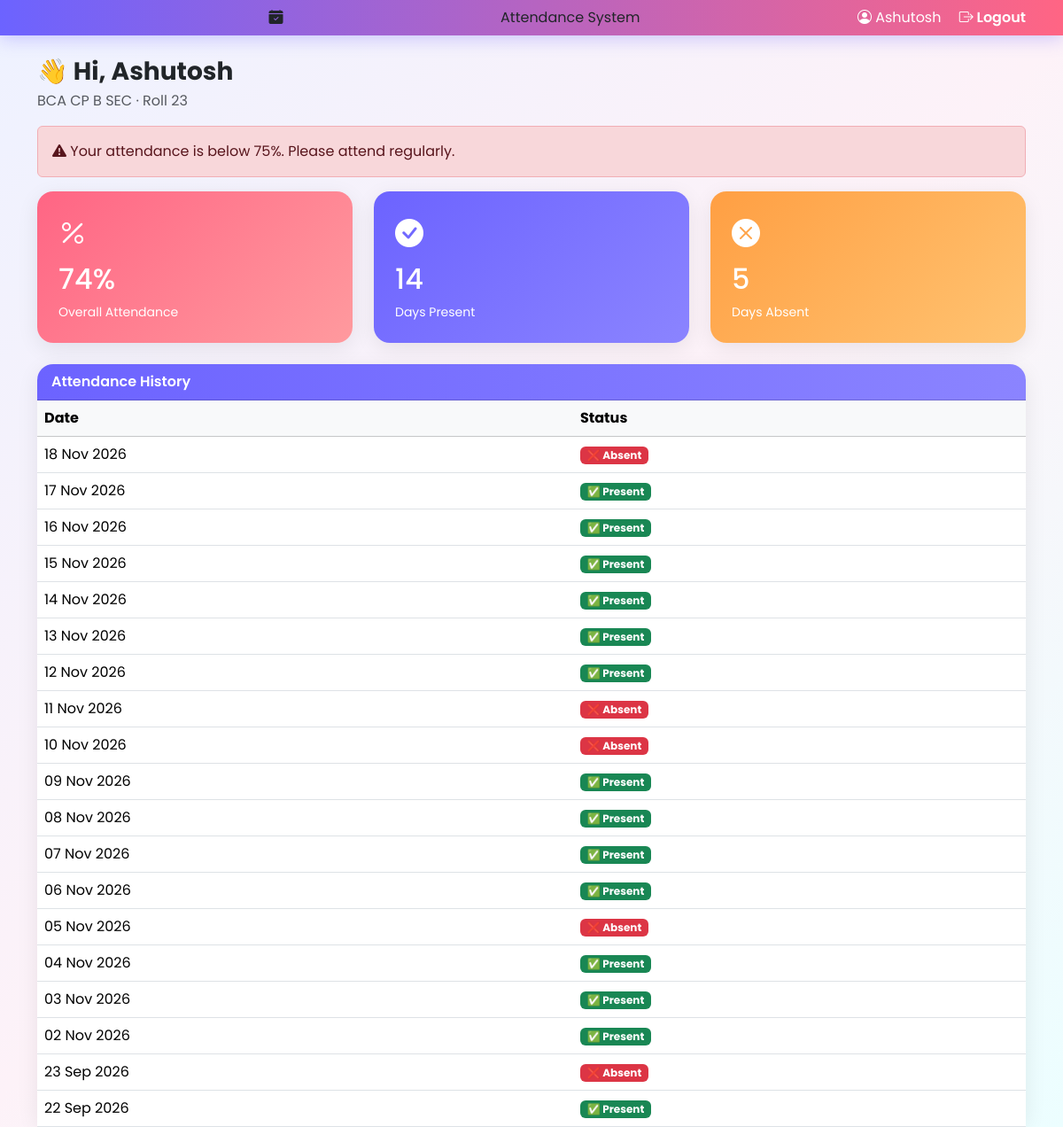
The app's page /my-attendance (signed in), older data.
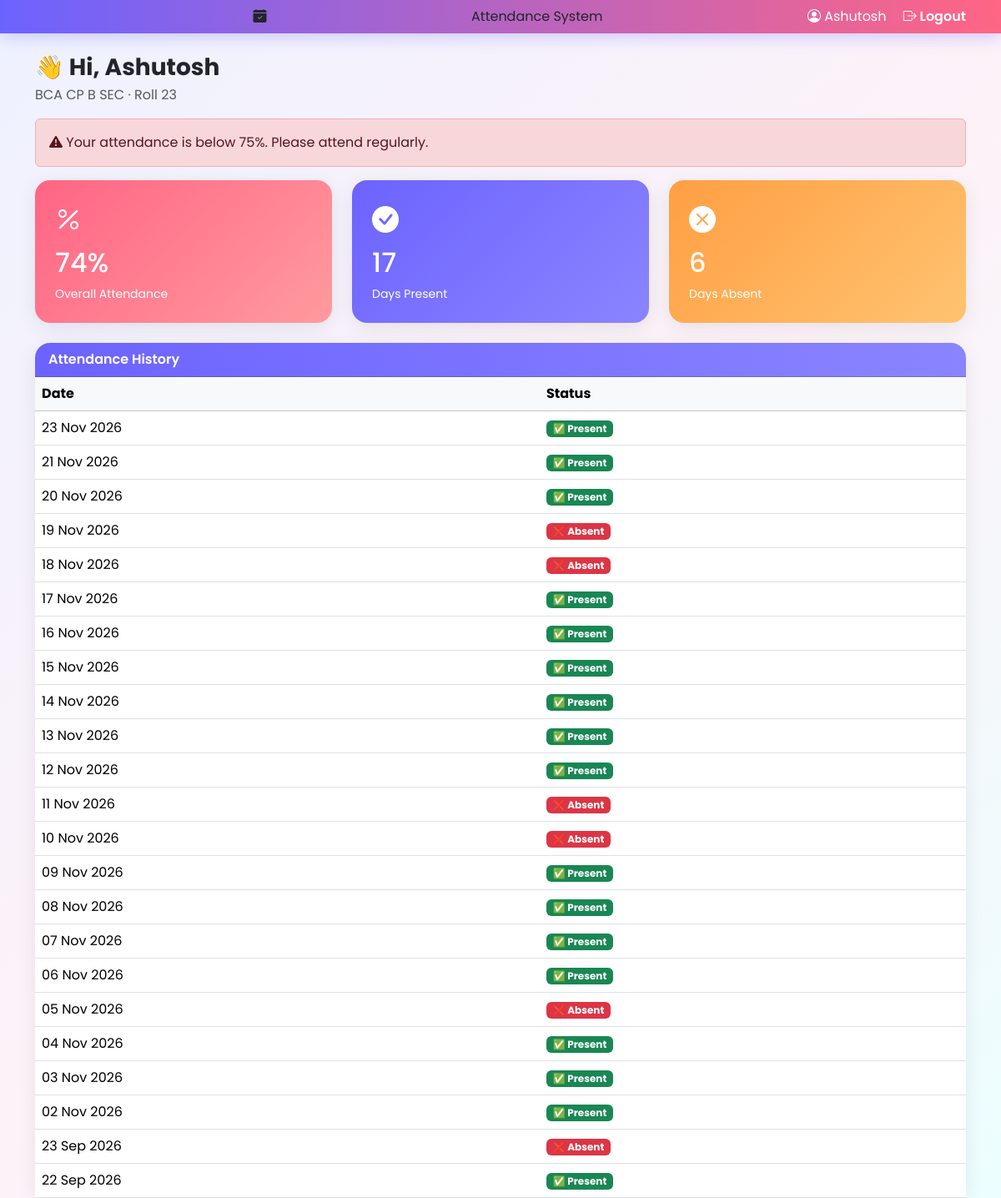
The same page, newer data.
### models/models.py (models this page shows)
class Attendance(db.Model):
    id = db.Column(db.Integer, primary_key=True)
    student_id = db.Column(db.Integer, db.ForeignKey('student.id'), nullable=False)
    class_id = db.Column(db.Integer, db.ForeignKey('student_class.id'), nullable=False)
    date = db.Column(db.Date, nullable=False, default=date.today)
    status = db.Column(db.String(10), nullable=False)  # 'present' or 'absent'

### routes/student_routes.py (the view)
@student.route('/my-attendance')
@login_required
def my_attendance():
    if current_user.role != 'student':
        return "Access denied. Students only.", 403
    record = Student.query.filter_by(user_id=current_user.id).first()
    if not record:
        return render_template('student_dashboard.html', record=None)
    class_obj = StudentClass.query.get(record.class_id)
    entries = Attendance.query.filter_by(student_id=record.id).order_by(Attendance.date.desc()).all()
    total = len(entries)
    present = sum(1 for e in entries if e.status == 'present')
    percent = round(present / total * 100) if total else 0
    return render_template(
        'student_dashboard.html',
        record=record,
        class_obj=class_obj,
        entries=entries,
        total=total,
        present=present,
        absent=total - present,
        percent=percent,
        low=total > 0 and percent < 75
    )

### app.py (called while the page is built)
@login_manager.user_loader
def load_user(user_id):
    return User.query.get(int(user_id))

### templates/student_dashboard.html (shortened to what this page needs)
{% extends "base.html" %}
{% block content %}
{% if not record %}
    <div class="card p-4 text-center">
        <h5>You are not enrolled in any class yet.</h5>
        <p class="text-muted mb-0">Ask your teacher to add you to a class.</p>
    </div>
{% else %}
<h3 class="fw-bold mb-1">👋 Hi, {{ current_user.name }}</h3>
<p class="text-muted">{{ class_obj.class_name }} · Roll {{ record.roll_number }}</p>
{% if low %}
<div class="alert alert-danger"><i class="bi bi-exclamation-triangle-fill"></i>
    Your attendance is below 75%. Please attend regularly.</div>
{% endif %}
<div class="row g-4 mb-4">
    <div class="col-md-4">
        <div class="card class-card {{ 'grad-1' if low else 'grad-2' }}">
            <i class="bi bi-percent" style="font-size:2rem;"></i>
            <h2 class="mt-2">{{ percent }}%</h2>
            <small>Overall Attendance</small>
        </div>
    </div>
    <div class="col-md-4">
        <div class="card class-card grad-0">
            <i class="bi bi-check-circle-fill" style="font-size:2rem;"></i>
            <h2 class="mt-2">{{ present }}</h2>
            <small>Days Present</small>
        </div>
    </div>
    <div class="col-md-4">
        <div class="card class-card grad-3">
            <i class="bi bi-x-circle-fill" style="font-size:2rem;"></i>
            <h2 class="mt-2">{{ absent }}</h2>
            <small>Days Absent</small>
        </div>
    </div>
</div>
<div class="card">
    <div class="card-header">Attendance History</div>
    <table class="table table-hover mb-0">
        <thead class="table-light"><tr><th>Date</th><th>Status</th></tr></thead>
        <tbody>
            {% for e in entries %}
            <tr>
                <td>{{ e.date.strftime('%d %b %Y') }}</td>
                <td>
                    {% if e.status == 'present' %}
                        <span class="badge text-bg-success">✅ Present</span>
                    {% else %}
                        <span class="badge text-bg-danger">❌ Absent</span>
                    {% endif %}
                </td>
            </tr>
            {% else %}
            <tr><td colspan="2" class="text-muted text-center py-4">No attendance marked yet.</td></tr>
            {% endfor %}
        </tbody>
    </table>
</div>
{% endif %}
{% endblock %}

Row changes from the older to the newer data that the page shows:
added Attendance: date "23 Nov 2026", status "✅ Present"
added Attendance: date "21 Nov 2026", status "✅ Present"
added Attendance: date "20 Nov 2026", status "✅ Present"
added Attendance: date "19 Nov 2026", status "❌ Absent"
Text that changed along with them:
{{ present }}: "14" → "17"
{{ absent }}: "5" → "6"
